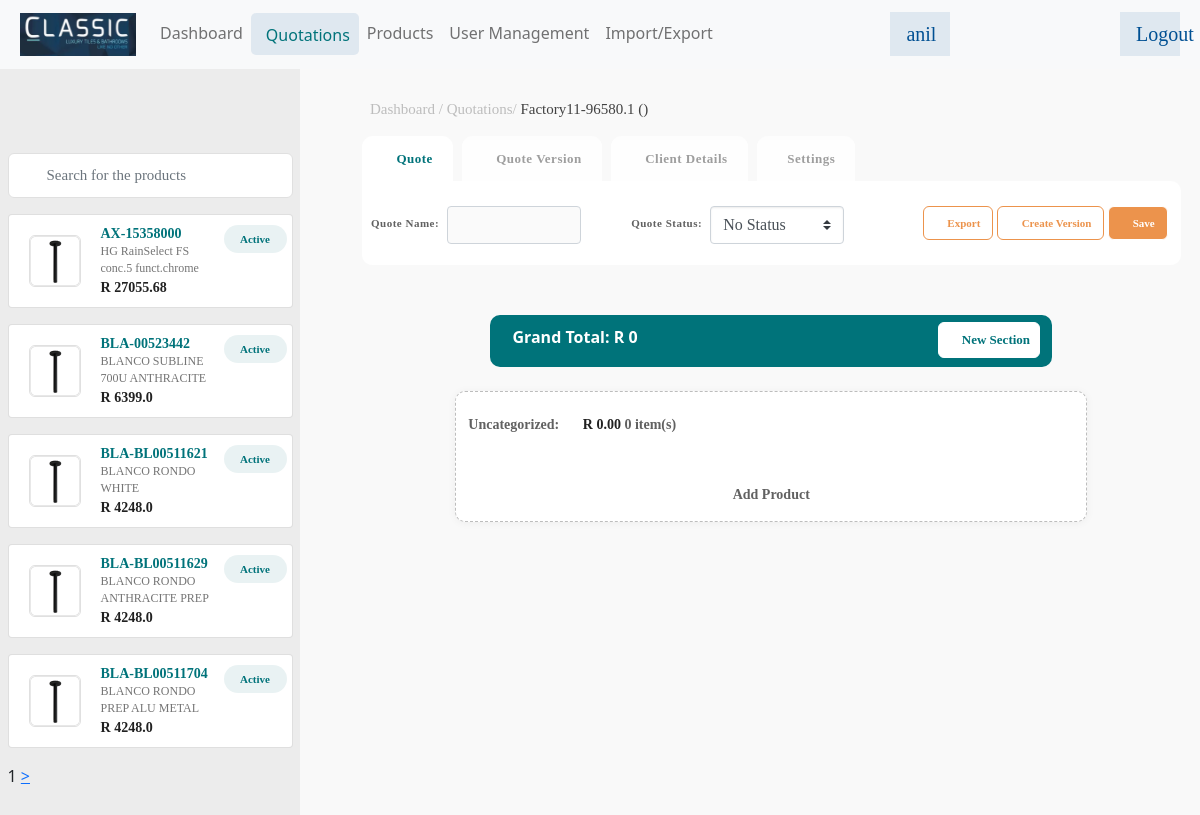
Page /quotation/23 (signed in) on the earlier database version.
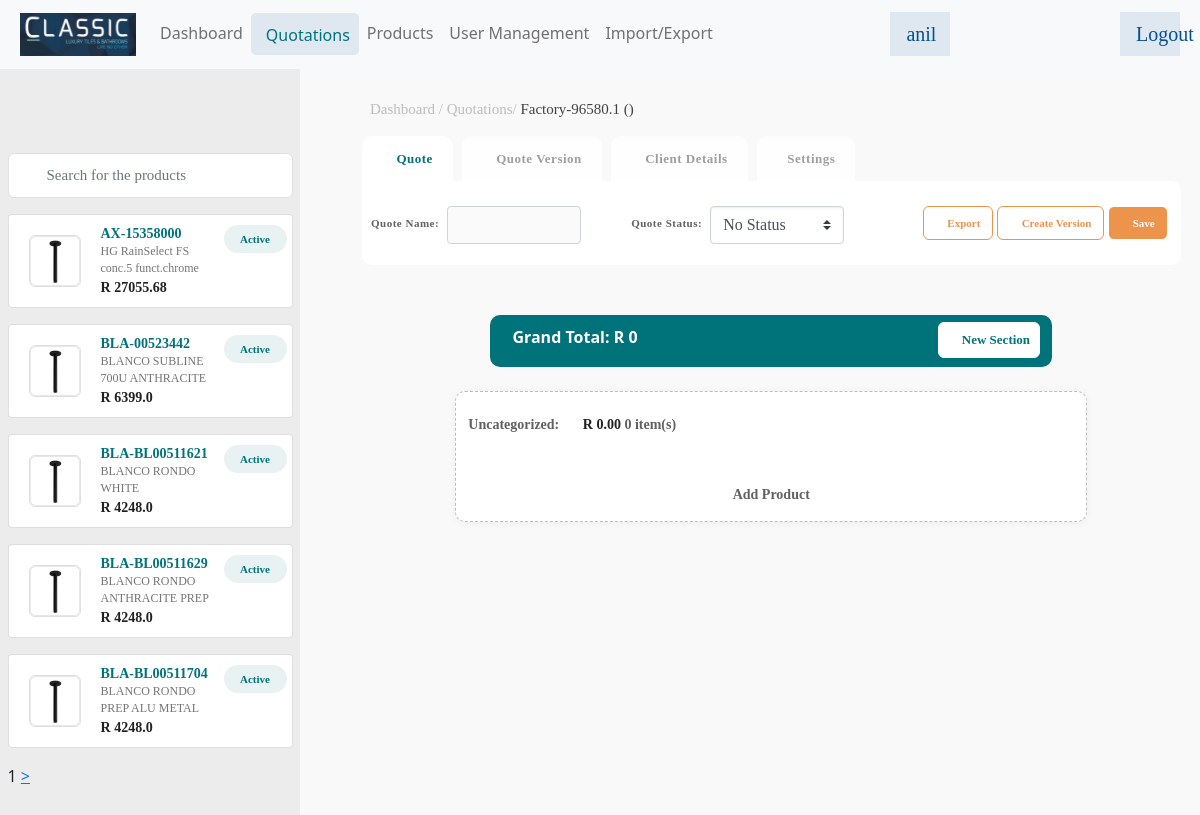
Same page on the later database version.
### app/models.py (models this page shows, shortened)
class Product(models.Model):
    name = models.CharField(max_length=100)
    description = models.TextField()
    quantity = models.PositiveIntegerField(default=0)
    selling_price = models.FloatField()

class Quotation(models.Model):
    quot_no = models.CharField(max_length=200)
    name = models.CharField(max_length=200)
    quot_status = models.CharField(max_length=50, choices=quotationstatus, default="No Status")
    market_seg = models.CharField(max_length=200, default="N/A")
    created_at = models.DateTimeField(auto_now_add=True)
    created_by = models.ForeignKey(User, on_delete=models.CASCADE)

### app/views.py (the view)
# urls.py: path('quotation/<int:pk>', views.quotdetail, name='quotdetail'),
@login_required()
def quotdetail(request, pk):
    print("\n")
    print("\n")
    print("pk ", pk)
    products = Product.objects.all()
    p = Paginator(products, 5)
    page_number = request.GET.get('page')
    try:
        page_obj = p.get_page(page_number)  # returns the desired page object
    except PageNotAnInteger:
        page_obj = p.page(1)
    except EmptyPage:
        page_obj = p.page(p.num_pages)
    quot = Quotation.objects.get(id=pk)
    sections = Section.objects.filter(quotation=pk)
    prods = []
    gt = 0; data = []
    data1 = sectionSubProduct(sections)
    data, gt = data1[0], data1[1]
    context = {'data': data, 'products': products, 'quot': quot, 'grandtotal': gt,
               "quotationstatus": quotationstatus,'page_obj': page_obj}
    return render(request, "quotationdetail.html", context)

### app/datafunction.py (called while the page is built, shortened)
def sectionSubProduct(sections):
    data = []
    gt = 0
    data1 = [data, gt]
    return data1

### app/templates/quotationdetail.html (shortened to what this page needs)
{% extends 'base.html' %}
{% load static %}
{% block main-content %}
<div class="col-md-12 p-0 quotation-page-1 float-left">
    <div class="col-md-3 col-sm-12 sidebar-text float-left">
        <div class="pt-20">&nbsp;</div>
        <div class="form-group has-search">
            <form method="post">
                <input type="text" class="form-control searchbox" placeholder="Search for the products" id="psearch" />
            </form>
        </div>
        <div class="sidebar-div" id="ps">
            {% for p in page_obj %}
            <div class="card">
                <div class="row">
                    <div class="col-sm-12">
                        <img class="product-img" src="{% static 'dist/img/image_77.png' %}" alt="Card image" />
                        <div class="card-body-right">
                            <p class="sidebar-heading mb-0">{{p.name}} <span class="active-button">Active</span></p>
                            <p class="sidebar-description mb-0"><span class="card-text">{{p.description}}</span></p>
                            <p class="sidebar-footer-text mb-0">R {{p.selling_price}}</p>
                        </div>
                    </div>
                </div>
            </div>
            {% endfor %}
            <div>
            <span>{{page_obj.number}}</span>
             {%if page_obj.has_next %}
              <a href="?page={{page_obj.next_page_number}}">></a>
           {% endif %}
            </div>
        </div>
    </div>
    <div class="col-md-9 right-side float-left">
        <p class="right-side-heading">Dashboard / Quotations/ <span style="color:#424242 !important;">{{quot.name}}-{{quot.quot_no}}.1 () </span></p>
        <div class="container">
            <div class="row">
                <div class="col-md-12">
                    <div class="tab" role="tabpanel">
                        <ul class="nav nav-tabs" role="tablist">
                            <li role="presentation" class="active"><a href="#Section1" aria-controls="home" role="tab" data-toggle="tab"><i class="fa fa-shopping-bag" aria-hidden="true"></i> Quote</a></li>
                            <li role="presentation"><a href="#Section2" aria-controls="profile" role="tab" data-toggle="tab"> <i class="fas fa-layer-group"></i> Quote Version</a></li>
                            <li role="presentation"><a href="#Section3" aria-controls="messages" role="tab" data-toggle="tab"><i class="fa fad fa-male" aria-hidden="true"></i> Client Details</a></li>
                            <li role="presentation"><a href="#Section4" aria-controls="settings" role="tab" data-toggle="tab"><i class="fa fa-sliders-h" aria-hidden="true"></i>Settings</a></li>
                        </ul>
                        <div class="tab-content tabs">
                            <div role="tabpanel" class="tab-pane in active" id="Section1">
                                <form action="{% url 'savequote' %}" method="post">
                                    <div class="row">
                                        <div class="col-md-4 pr-0">
                                            <div class="form-group d-flex">
                                                <label class="heading-lebel ml-2">Quote Name: </label>
                                                <input type="text" class="form-control w-50 ml-2" id="qnameid" placeholder="" name="qname">
                                            </div>
                                        </div>
                                        <div class="col-md-4 pl-0">
                                            <div class="form-group d-flex">
                                                <label class="heading-lebel">Quote Status: </label>
                                                <select name="status" class="custom-select  w-50 ml-2" id="statusid">
                                                    {% for qs in quotationstatus %}
                                                    <option value="{{qs.0}}">{{qs.1}}</option>
                                                    {% endfor %}
                                                </select>
                                            </div>
                                        </div>
                                        <div class="col-md-4 pl-0 text-center">
                                            <div class="form-group">
                                                <button type="submit" class="btn btn-default export-btn"><i class="fas fa-external-link-alt"></i> Export</button>
                                                <button type="submit" class="btn btn-default export-btn"><i class="fas fa-layer-group"></i> Create Version</button>
                                                <button type="submit" class="btn btn-default save-btn"><i class="fas fa-download"></i> Save</button>
                                            </div>
                                        </div>
                                    </div>
                                </form>
                            </div>
                        </div>
                    </div>
                </div>
            </div>
            <div class="row d-flex justify-content-center">
                <div class="col-md-8 total-background ">
                    <label class="grand-total">Grand Total: R {{grandtotal}}</label>
                    <button type="button" class="new-section-btn" data-toggle="modal" data-target="#exampleModal" data-whatever="@mdo"><i class="fas fa-plus-circle" aria-hidden="true"></i> New Section</button>
                </div>
            </div>
            <div class="row d-flex justify-content-center mt-4">
                <div class="col-md-9 add-product-area">
                    <label class="heading-lebel">Uncategorized: <span class="rupees-text">R 0.00</span> 0 item(s)</label>
                    <p class="text-center heading-lebel"> <i class="fas fa-plus-circle" aria-hidden="true"></i>
                        <br> Add Product
                    </p>
                </div>
            </div>
        </div>
    </div>
</div>
{% endblock main-content %}

### app/templates/base.html (shortened to what this page needs)
<!DOCTYPE html>
{% load static %}
<html lang="en">
<head>
    <link rel="stylesheet" href="{% static 'plugins/fontawesome-free/css/all.min.css' %}" />
    <link rel="stylesheet" href="{% static 'plugins/icheck-bootstrap/icheck-bootstrap.min.css' %}" />
    <link rel="stylesheet" href="{% static 'dist/css/adminlte.min.css' %}" />
    <link rel="stylesheet" href="{% static 'dist/css/style.css' %}" >
    <link rel="stylesheet" href="{% static 'plugins/datatables-bs4/css/dataTables.bootstrap4.min.css' %}">
    <link rel="stylesheet" href="{% static 'plugins/datatables-responsive/css/responsive.bootstrap4.min.css' %}">
    <link rel="stylesheet" href="{% static 'plugins/datatables-buttons/css/buttons.bootstrap4.min.css' %}">
    <link href="https://cdn.jsdelivr.net/npm/bootstrap@5.0.2/dist/css/bootstrap.min.css" rel="stylesheet">
</head>
<body class="hold-transition sidebar-mini layout-fixed">
    <div class="col-12 p-0">
        <nav class="navbar navbar-expand-lg navbar-light bg-light">
            <div class="container-fluid">
                <a href="{% url 'index' %}" class="navbar-brand"><img src="{% static 'dist/img/logo.png' %}" style="width: 116px;"></a>
                <div class="collapse navbar-collapse" id="navbarCollapse">
                    <div class="navbar-nav">
                        {% if 'dashboard' in request.path %}
                        <a href="{% url 'dashboard' %}" class="nav-item nav-link header-active-menu">Dashboard</a>
                        {% else %}
                        <a href="{% url 'dashboard' %}" class="nav-item nav-link">Dashboard</a>
                        {% endif %}
                        {% if 'quotation' in request.path %}
                        <a href="{% url 'quotations' %}" class="nav-item nav-link header-active-menu">Quotations</a>
                        {% else %}
                        <a href="{% url 'quotations' %}" class="nav-item nav-link">Quotations</a>
                        {% endif %}
                        {% if 'product' in request.path %}
                        <a href="{% url 'products' %}" class="nav-item nav-link header-active-menu">Products</a>
                        {% else %}
                        <a href="{% url 'products' %}" class="nav-item nav-link">Products</a>
                        {% endif %}
                        <a href="#" class="nav-item nav-link">User Management</a>
                        <a href="#" class="nav-item nav-link">Import/Export</a>
                    </div>
                    {% if request.user.is_authenticated %}
                    <div class="navbar-nav ms-auto">
                        <a href="#" class="nav-item nav-link header-side-left-text">{{request.user}}</a>
                    </div>
                    <div class="navbar-nav ms-auto">
                        <a href="{% url 'signout' %}" class="nav-item nav-link header-side-left-text">Logout</a>
                    </div>
                    {% else %}
                    <div class="navbar-nav ms-auto">
                        <a href="{% url 'index' %}" class="nav-item nav-link header-side-left-text">Login</a>
                    </div>
                    {% endif %}
                </div>
            </div>
        </nav>
        {% block main-content %} {% endblock main-content %}
    </div>
</body>
</html>

### app/templates/ajax.html (shortened to what this page needs)
{% load static %}

Differences in the rows shown:
changed Quotation: name "Factory11" → "Factory"
